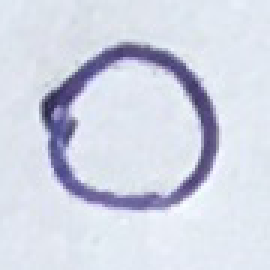
#> input picture my_test_images/0/10.png, 90 x 90 px, found by its file name (shown 3 times larger); its folder holds 2 pictures in this run
$ jupyter execute --allow-errors assignment_FFNN.ipynb
#> lines starting #> are read from the running program, lines starting #| are printed output that depends on the picture; after the words box and inside, x2 and y2 are one past the last pixel; in counts of white or black regions, pixels touching at a corner belong together
[cell 1]
import tensorflow as tf
import cv2, os
import numpy as np
import matplotlib.pyplot as plt
import seaborn as sns
from tensorflow.keras.datasets import mnist
from keras.utils import np_utils
from keras.models import Sequential
from keras.layers import Dense,Flatten
from keras.optimizers import SGD, Adam
from keras.layers import Dropout
from sklearn.metrics import confusion_matrix

#> (a cell that did not finish here is left out)

[cell 3]
w=10
h=10

fig=plt.figure(figsize=(4,4))

columns=3
rows=2

#> (the rest of this cell did not finish here and is left out)

#> (a cell that did not finish here is left out)

#> (a cell that did not finish here is left out)

#> (a cell that did not finish here is left out)

#> (a cell that did not finish here is left out)

#> (a cell that did not finish here is left out)

#> (a cell that did not finish here is left out)

#> (a cell that did not finish here is left out)

#> (a cell that did not finish here is left out)

#> (a cell that did not finish here is left out)

#> (a cell that did not finish here is left out)

[cell 14]
data_path=r'D:\Semester 08\Intelligent systems design\2.1\my_test_images'
categories=os.listdir(data_path)
labels=[i for i in range(len(categories))]

label_dict={} #empty dictionary

for i in range(len(categories)):
    label_dict[categories[i]]=labels[i]

print(label_dict)
print(categories)
print(labels)

[cell 15]
img_size=28

data=[]
target=[]

for category in categories:
    folder_path=os.path.join(data_path,category)
    img_names=os.listdir(folder_path)

    for img_name in img_names:
        img_path=os.path.join(folder_path,img_name)
        img=cv2.imread(img_path)
#> img is the input picture: shape (90, 90, 3); mean B, G, R 228.4, 214.5, 210
        #cv2.imshow('LIVE',img)
        #cv2.waitKey(100)
        try:
            gray=cv2.cvtColor(img,cv2.COLOR_BGR2GRAY)
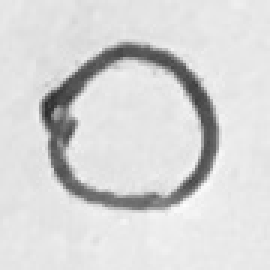
#> gray: shape (90, 90) (shown 3 times larger); min 44, max 254, mean 214.8
            #Coverting the image into gray scale
            resized=cv2.resize(gray,(img_size,img_size))
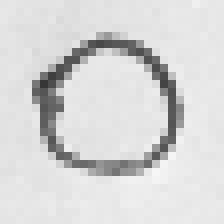
#> resized: shape (28, 28) (shown 8 times larger); min 54, max 246, mean 214.5
            _,inverted = cv2.threshold(resized,150,255,cv2.THRESH_BINARY_INV)
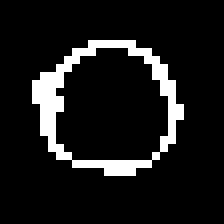
#> inverted: shape (28, 28) (shown 8 times larger); 10.1% white in thin lines or dots, all inside (x1, y1, x2, y2) = (4, 5, 23, 22)
            kernel = np.ones((1,1),np.uint8)
            dilated = cv2.dilate(inverted,kernel,iterations = 1)
            #resizing the gray scale into 50x50, since we need a fixed common size for all the images in the dataset
            data.append(dilated)
            target.append(label_dict[category])

        except Exception as e:
            print(e)
#> pass 2 of the loop `for category in categories:`:
#> img_names = ['1.png', '11.png']
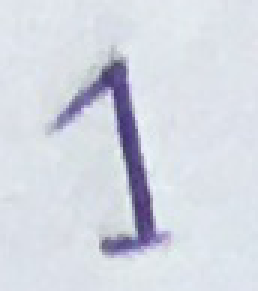
#> input picture my_test_images/1/1.png, 86 x 97 px, found by its file name (shown 3 times larger)
#> img is the input picture: shape (97, 86, 3); mean B, G, R 225.9, 216.2, 212
#> gray: shape (97, 86)
#> `resized=cv2.resize(gray,(img_size,img_size))`:
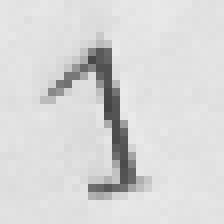
#> resized: shape (28, 28) (shown 8 times larger); min 68, max 234, mean 215.9
#> `_,inverted = cv2.threshold(resized,150,255,cv2.THRESH_BINARY_INV)`:
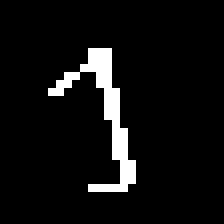
#> inverted: shape (28, 28) (shown 8 times larger); 6.1% white in thin lines or dots, all inside (x1, y1, x2, y2) = (6, 6, 17, 24)
            #if any exception rasied, the exception will be printed here. And pass to the next image

[cell 16]
print(target)

[cell 17]
w=10
#> w = 10
h=10

fig=plt.figure(figsize=(4,4))

columns=3
rows=2

#> (the rest of this cell did not finish here and is left out)
